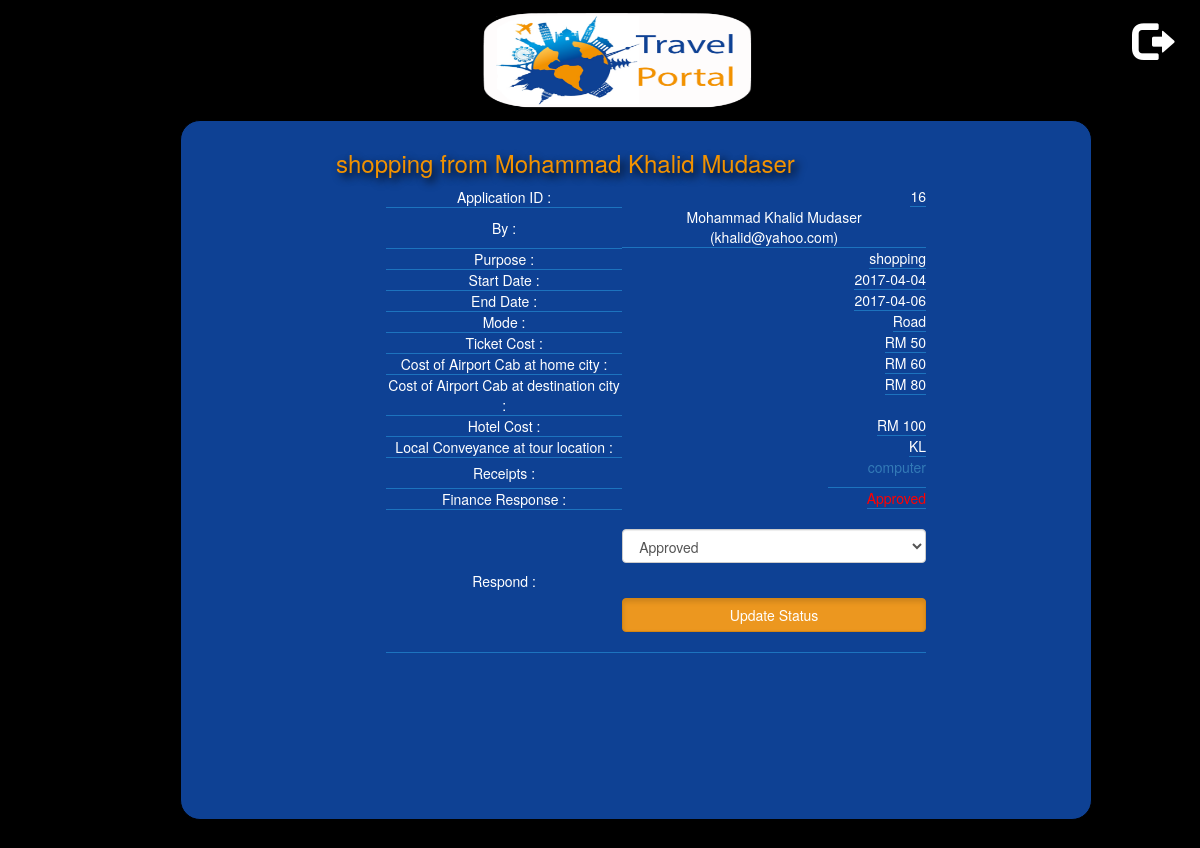
The page /finance_app.php?tid=16 (signed in) on the database its author committed.
### tables this page shows
CREATE TABLE `travel_plans` (
  `t_id` int(11) NOT NULL,
  `who` varchar(60) NOT NULL,
  `purpose` varchar(300) NOT NULL,
  `s_date` date NOT NULL,
  `e_date` date NOT NULL,
  `mode_id` int(5) NOT NULL,
  `ticket_cost` int(10) NOT NULL,
  `here_cab` int(10) NOT NULL,
  `there_cab` int(10) NOT NULL,
  `hotel_cost` int(10) NOT NULL,
  `local_conveyance` varchar(255) NOT NULL,
  `status_id` int(5) NOT NULL,
  `manager` varchar(60) NOT NULL
);

CREATE TABLE `staffs` (
  `email` varchar(60) NOT NULL,
  `name` varchar(80) NOT NULL,
  `role_id` int(5) NOT NULL,
  `password` varchar(80) NOT NULL
);

CREATE TABLE `f_managers` (
  `t_id` int(11) NOT NULL,
  `status_id` int(5) NOT NULL
);

CREATE TABLE `mode` (
  `mode_id` int(5) NOT NULL,
  `mode_name` varchar(60) NOT NULL
);

CREATE TABLE `uploads` (
  `t_id` int(11) NOT NULL,
  `path` varchar(255) NOT NULL,
  `desc_` varchar(60) NOT NULL
);

CREATE TABLE `f_responses` (
  `t_id` int(11) NOT NULL,
  `status_id` int(5) NOT NULL
);

CREATE TABLE `status` (
  `status_id` int(5) NOT NULL,
  `status_name` varchar(50) NOT NULL
);

### scripts/connect.php (called while the page is built, shortened)
<?php
$db_name = 'travel_portal';

### scripts/functions.inc (called while the page is built, shortened)
<?php
function get_rec($id){
    $sql = "SELECT * FROM `uploads` where t_id = '$id' order by t_id desc;";
    return fetch($sql);
}
function check_finance($id){
        $sql = "SELECT * from travel_plans t, status s, mode m,f_managers f where t.mode_id = m.mode_id and t.status_id = s.status_id and f.t_id = t.t_id and t.t_id = '$id'";
        $res = fetch($sql);
        $sql = "SELECT * from f_managers where t_id = '$id';";
        if(empty(fetch($sql))){
            return array();
        }
        else {
            return $res;
        }
}
function get_response($id){
    $sql = "SELECT * FROM f_responses f, status s where f.status_id = s.status_id  and f.t_id = '$id';";
    $temp = fetch($sql);
    return $temp[0]["status_id"]==6?'Submitted to finance':$temp[0]["status_name"];
}
function check_response($id){
    $sql = "SELECT * FROM f_managers where t_id = '$id';";
    if(empty(fetch($sql))){
        return false;
    }
    $sql = "SELECT * FROM f_responses where t_id = '$id';";
    if(empty(fetch($sql))){
        return false;
    }
    return true;
}
function fetch($sql){
	include ("connect.php");
	$new_ress = array();
	$ress =  $con->query($sql);
							$in = 0;
					while($row = $ress->fetch_assoc())
												{
													 $new_ress[$in] = $row;
													  $in++;
												}
	return $new_ress;
					}
function get_name($em){
    $sql = "SELECT name from staffs where email = '$em';";
    $res = fetch($sql);
    if (!empty($res)) {
        return $res[0]["name"];
    } else {
        return 'Unknown user';
    }
}

### finance_app.php (the view, shortened to what this page needs)
<?php
include ("scripts/functions.inc");
$id = $_GET["tid"];
$res = check_finance($id);
?>
<!DOCTYPE html>
<html>
    <head>
    <link href="css/bootstrap.min.css" rel="stylesheet">
    <link href="css/custom.css" rel="stylesheet">
    </head>
    <body>
        <div class="header">
         <img alt="Brand" src="img/travel_portal.png" class="d-inline-block align-top" alt="">
        <a href="scripts/logout.php"> <span class="glyphicon glyphicon-log-out" aria-hidden logout="true" style="font-size: 40px;  color: white;" id="logo"> </span></a>
        </div>
         <div class="container">
            <div class="parent taller_medium">
                <div class="bg-image"></div>
                <div id="content" class="content">
                    <h3 class="newapp"><?= $res[0]["purpose"].' from '.get_name($res[0]["who"]) ?></h3>
                    <div class="app">
                  <table>
            <tr>
                <td>
                    Application ID :
                </td>
                <td class="right">
                    <?= $res[0]["t_id"] ?>
                </td>
            </tr>
             <tr>
                <td>
                    By :
                </td>
                <td class="right">
                    <?= get_name($res[0]["who"]).' ('.$res[0]["who"].')' ?>
                </td>
            </tr>
              <tr>
                <td>
                    Purpose :
                </td>
                <td class="right">
                    <?= $res[0]["purpose"] ?>
                </td>
            </tr>
                <tr>
                <td>
                    Start Date :
                </td>
                <td class="right">
                    <?= $res[0]["s_date"] ?>
                </td>
            </tr>
                <tr>
                <td>
                    End Date :
                </td>
                <td class="right">
                    <?= $res[0]["e_date"] ?>
                </td>
            </tr>
                <tr>
                <td>
                    Mode :
                </td>
                <td class="right">
                    <?= $res[0]["mode_name"] ?>
                </td>
            </tr>
                <tr>
                <td>
                    Ticket Cost :
                </td>
                <td class="right">RM
                    <?= $res[0]["ticket_cost"] ?>
                </td>
            </tr>
                <tr>
                <td>
                    Cost of Airport Cab at home city :
                </td>
                <td class="right">RM
                    <?= $res[0]["here_cab"] ?>
                </td>
            </tr>
               <tr>
                <td>
                    Cost of Airport Cab at destination city :
                </td>
                <td class="right">RM
                    <?= $res[0]["there_cab"] ?>
                </td>
            </tr>
               <tr>
                <td>
                    Hotel Cost :
                </td>
                <td class="right">RM
                    <?= $res[0]["hotel_cost"] ?>
                </td>
            </tr>
            <tr>
                <td>
                    Local Conveyance at tour location :
                </td>
                <td class="right">
                    <?= $res[0]["local_conveyance"] ?>
                </td>
            </tr>
            <?php $receipts = get_rec($id); if(!empty($receipts)): ?>
                 <tr>
                <td>
                    Receipts :
                </td>
                <td class="right">
                    <ul>
                          <?php foreach ($receipts as $r){
                                echo '<li><a href="'.$r["path"].'" target="_blank">'.$r["desc_"].'</a></li>';
                            } ?>
                    </ul>
                </td>
            </tr>
            <?php endif; ?>
            <?php if(check_response($id)): ?>
                <tr>
                <td>
                    Finance Response :
                </td>
                <td class="right red">
                    <?= get_response($id) ?>
                </td>
            </tr>
            <?php endif; ?>
                <tr>
                <td>
                    Respond :
                </td>
                <td>
                    <form name="fchange" action="scripts/save.php" method="post" onsubmit="return confirm('Are you sure?')">
                         <div class="form-group">
                        <select class="form-control" name="status">
                        <?php
                            $sql = "SELECT * from status where status_id > 2 and status_id != 6;";
                            $status = fetch($sql);
                            foreach($status as $st){
                                echo '<option value="'.$st["status_id"].'">'.$st["status_name"].'</option>';
                            }
                        ?>
                        </select>
                         </div>
                        <input type="submit" class="btn btn-warning btn-block active" value="Update Status" name="fchange" />
                     </form>
                </td>
            </tr>
        </table></div>
                </div>
                </div>
             </div>
    </body>
</html>

### css/custom.css (style rules this page uses)
body { background-color: black; }
h1,h2,h3,h4,h5,h6,#options,#opt { color: #f29200; text-shadow: 4px 4px 8px #000000; }
.header { width: 100%; height: 50px; background: black; }
.header img { width: 23%; height: 100px; margin-left: 40%; margin-top: 10px; }
.header a { margin-left: 31%; }
ul { list-style: none; }
.parent { margin-top: 70px; margin-left: 150px; margin-bottom: 100px; border-radius: 20px; border-style: solid; border-width: 1px; border-color: #000; box-shadow: 2px 2px 4px #000000; width: 80%; height: 500px; background: #0e4194; }
.bg-image { width: 100%; height: 100%; background-size: 100%; opacity: 0.05; }
.newapp { margin-top: 50px; }
.content { position: absolute; top: 100px; left: 28%; width: 50%; }
.right { float: right; }
table { border-collapse: collapse; color: #fff; text-align: center; font-weight: 100; }
td { border-bottom: 1px solid #1d73be; }
.taller_medium { height: 700px; }
.red { color: red; }
.app { margin-left: 50px; width: 100%; }
.app table { width: 90%; }

### rows shown on the page
travel_plans: purpose "shopping", who.name "Mohammad Khalid Mudaser", f_managers.t_id "16", who "khalid@yahoo.com", s_date "2017-04-04", e_date "2017-04-06", mode.mode_name "Road", ticket_cost "50", here_cab "60", there_cab "80", hotel_cost "100", local_conveyance "KL"
uploads: desc_ "computer"
f_responses: status.status_name "Approved"

### other values the page prints
form field status "Approved"
